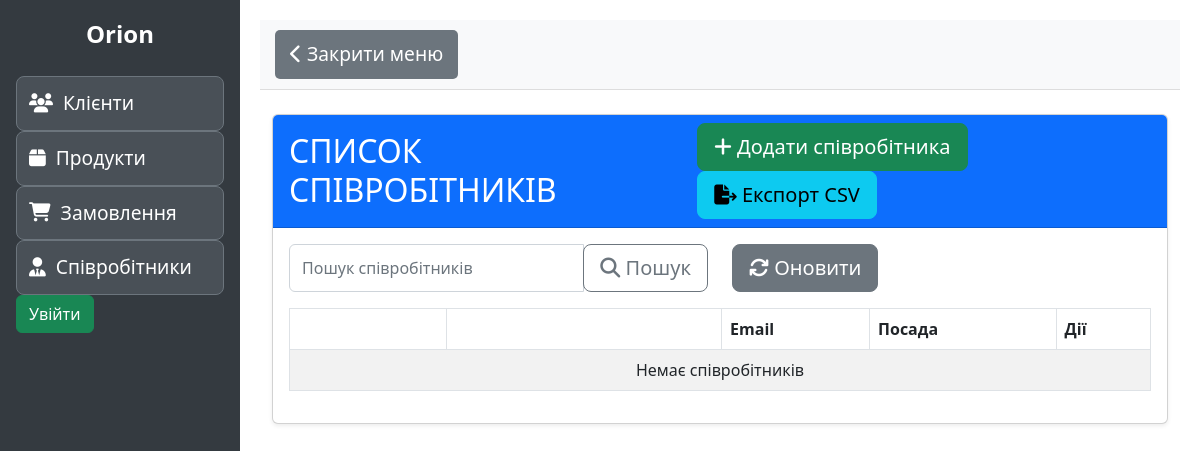
The app's page /employees/, older data.
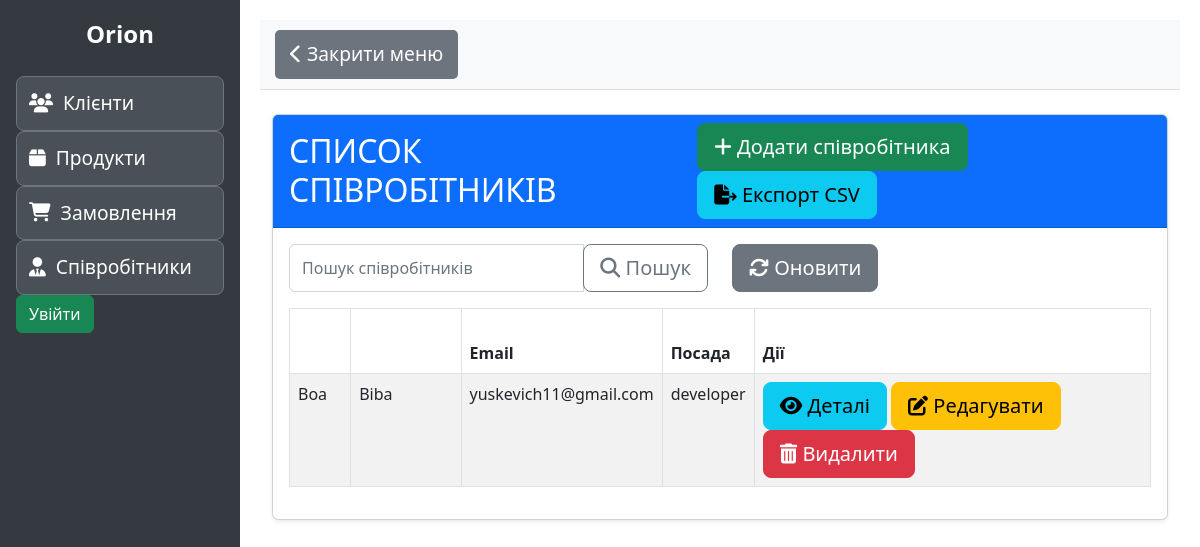
The same page, newer data.
### employees/models.py (models this page shows, shortened)
class Employee(models.Model):
    first_name = models.CharField(max_length=100)
    last_name = models.CharField(max_length=100)
    email = models.EmailField()
    phone = models.CharField(max_length=20)
    position = models.CharField(max_length=50, choices=POSITION_CHOICES, default='developer')

### employees/views.py (the view)
# urls.py: path('', EmployeeListView.as_view(), name='employee-list'),
class EmployeeListView(ListView):
    model = Employee
    template_name = 'employees/employee_list.html'
    context_object_name = 'employees'
    paginate_by = 10
    def get_queryset(self):
        queryset = super().get_queryset()
        search_query = self.request.GET.get('q')
        if search_query:
            queryset = queryset.filter(
                Q(first_name__icontains=search_query) | Q(last_name__icontains=search_query)
            )
        sort_by = self.request.GET.get('sort_by')
        order = self.request.GET.get('order', 'asc')
        if sort_by:
            if order == 'desc':
                sort_by = '-' + sort_by
            queryset = queryset.order_by(sort_by)
        else:
            queryset = queryset.order_by('last_name')
        return queryset

### employees/templates/employees/employee_list.html (shortened to what this page needs)
{% extends 'base.html' %}
{% load static %}
{% block content %}
<div class="container mt-4">
  <div class="card shadow-sm">
    <div class="card-header bg-primary text-white d-flex justify-content-between align-items-center">
      <h2 class="mb-0">СПИСОК СПІВРОБІТНИКІВ</h2>
      <div>
        <a href="{% url 'employee-create' %}" class="btn btn-lg btn-success mr-2">
          <i class="fas fa-plus"></i> Додати співробітника
        </a>
        <a href="?export=csv{% if request.GET.q %}&q={{ request.GET.q }}{% endif %}{% if request.GET.sort_by %}&sort_by={{ request.GET.sort_by }}&order={{ request.GET.order }}{% endif %}" class="btn btn-lg btn-info">
          <i class="fas fa-file-export"></i> Експорт CSV
        </a>
      </div>
    </div>
    <div class="card-body">
      <div class="row mb-3">
        <div class="col-md-6">
          <form method="get" id="searchForm">
            <div class="input-group">
              <input type="text" name="q" class="form-control" placeholder="Пошук співробітників" value="{{ request.GET.q }}">
              <div class="input-group-append">
                <button class="btn btn-lg btn-outline-secondary" type="submit">
                  <i class="fas fa-search"></i> Пошук
                </button>
              </div>
            </div>
          </form>
        </div>
        <div class="col-md-6 text-right">
          <button class="btn btn-lg btn-secondary" onclick="location.reload();">
            <i class="fas fa-sync"></i> Оновити
          </button>
        </div>
      </div>
      <div id="employeesTableContainer">
        <table class="table table-bordered table-striped table-hover">
          <thead class="thead-dark">
            <tr>
              <th>
                <a href="?q={{ request.GET.q }}&sort_by=first_name&order={% if request.GET.sort_by == 'first_name' and request.GET.order == 'asc' %}desc{% else %}asc{% endif %}" class="text-white">
                  Ім'я <i class="fas fa-sort"></i>
                </a>
              </th>
              <th>
                <a href="?q={{ request.GET.q }}&sort_by=last_name&order={% if request.GET.sort_by == 'last_name' and request.GET.order == 'asc' %}desc{% else %}asc{% endif %}" class="text-white">
                  Прізвище <i class="fas fa-sort"></i>
                </a>
              </th>
              <th>Email</th>
              <th>Посада</th>
              <th>Дії</th>
            </tr>
          </thead>
          <tbody>
            {% for employee in employees %}
            <tr>
              <td>{{ employee.first_name }}</td>
              <td>{{ employee.last_name }}</td>
              <td>{{ employee.email }}</td>
              <td>{{ employee.position }}</td>
              <td>
                <a href="{% url 'employee-detail' employee.pk %}" class="btn btn-lg btn-info">
                  <i class="fas fa-eye"></i> Деталі
                </a>
                <a href="{% url 'employee-update' employee.pk %}" class="btn btn-lg btn-warning">
                  <i class="fas fa-edit"></i> Редагувати
                </a>
                <a href="{% url 'employee-delete' employee.pk %}" class="btn btn-lg btn-danger">
                  <i class="fas fa-trash-alt"></i> Видалити
                </a>
              </td>
            </tr>
            {% empty %}
            <tr>
              <td colspan="5" class="text-center">Немає співробітників</td>
            </tr>
            {% endfor %}
          </tbody>
        </table>
      </div>
    </div>
  </div>
</div>
{% endblock %}

Row changes from the older to the newer data that the page shows:
added Employee: first_name "Boa", last_name "Biba", email "yuskevich11@gmail.com", position "developer"
Text that changed along with them:
text no longer shown: "Немає співробітників"
